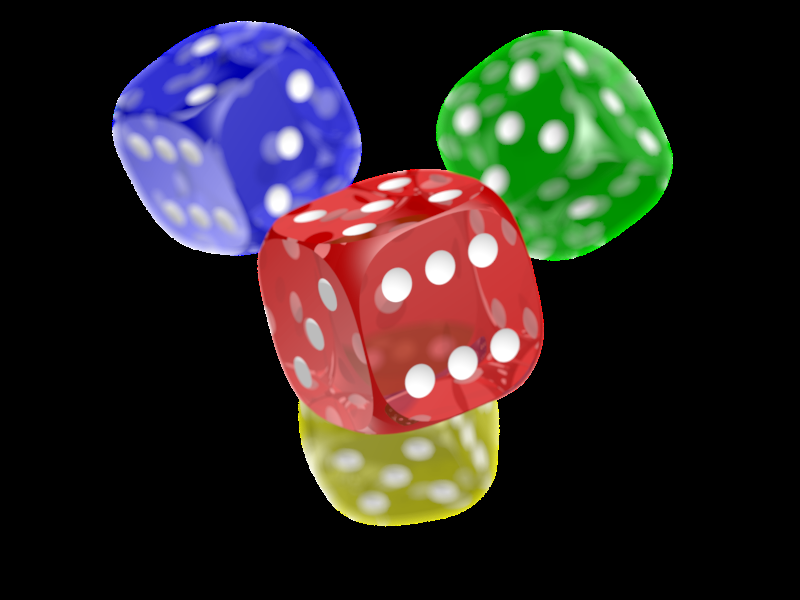
#> input picture image_1.png, 800 x 600 px
$ python test3.py
#> lines starting #> are read from the running program, lines starting #| are printed output that depends on the picture; long printed decimals are rounded
import cv2

def orb_sim(img1, img2):
  # SIFT is no longer available in cv2 so using ORB
  orb = cv2.ORB_create()

  # detect keypoints and descriptors
  kp_a, desc_a = orb.detectAndCompute(img1, None)
  kp_b, desc_b = orb.detectAndCompute(img2, None)

  # define the bruteforce matcher object
  bf = cv2.BFMatcher(cv2.NORM_HAMMING, crossCheck=True)

  #perform matches.
  matches = bf.match(desc_a, desc_b)
  #Look for similar regions with distance < 50. Goes from 0 to 100 so pick a number between.
  similar_regions = [i for i in matches if i.distance < 50]
  if len(matches) == 0:
    return 0
  return len(similar_regions) / len(matches)

img1 = cv2.imread('image_1.png', 0)
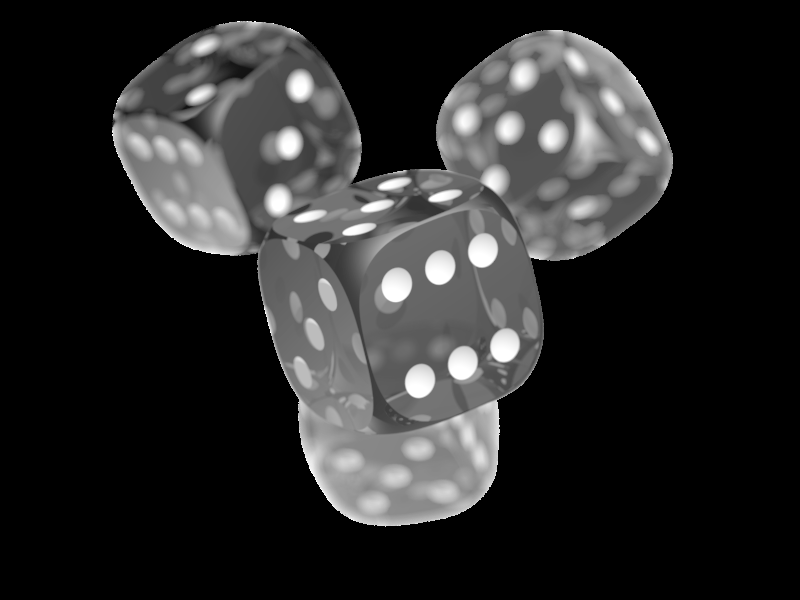
#> img1: shape (600, 800); min 0, max 255, mean 41.4
img2 = cv2.imread('image_2.jpeg', 0)
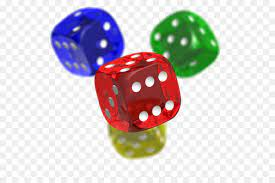
#> input picture image_2.jpeg, 275 x 183 px
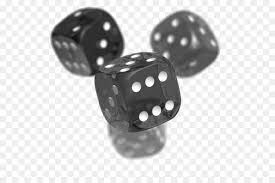
#> img2: shape (183, 275); min 10, max 255, mean 204.3

orb_similarity = orb_sim(img1, img2)  #1.0 means identical. Lower = not similar
#> in orb_sim, `kp_a, desc_a = orb.detectAndCompute(img1, None)`: kp_a = 500 keypoints; strongest (x, y, size): (498, 401, 31), (171, 237, 31), (341, 513, 31), (131, 183, 31)
#> in orb_sim, `kp_b, desc_b = orb.detectAndCompute(img2, None)`: kp_b = 367 keypoints; strongest (x, y, size): (102, 45, 44.6), (156, 109, 53.6), (149, 83, 53.6), (99, 59, 44.6)
#> in orb_sim, `matches = bf.match(desc_a, desc_b)`: matches = 97 matches
#> in orb_sim, `similar_regions = [i for i in matches if i.distance < 50]`: similar_regions = 9 matches
#> orb_similarity = 0.0928

print("Similarity using ORB is: ", orb_similarity)
#| Similarity using ORB is:  0.09278
